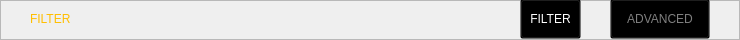
   <widget class="QFrame" name="top_bar">
    <property name="geometry">
     <rect>
      <x>0</x>
      <y>40</y>
      <width>740</width>
      <height>40</height>
     </rect>
    </property>
    <property name="styleSheet">
     <string notr="true">QLabel{
	background: transparent;
	color: #ffbe00;
	font: 23px &quot;Lato Light&quot;
}
QPushButton {
	color: #7f7f7f;
    background-color: transparent;
	font: 17px &quot;Lato Black&quot;
}
QPushButton:checked {
 	color: #ffffff;
}</string>
    </property>
    <property name="frameShape">
     <enum>QFrame::StyledPanel</enum>
    </property>
    <property name="frameShadow">
     <enum>QFrame::Raised</enum>
    </property>
    <widget class="QLabel" name="current_tab">
     <property name="geometry">
      <rect>
       <x>30</x>
       <y>-2</y>
       <width>271</width>
       <height>41</height>
      </rect>
     </property>
     <property name="text">
      <string>FILTER</string>
     </property>
     <property name="alignment">
      <set>Qt::AlignLeading|Qt::AlignLeft|Qt::AlignVCenter</set>
     </property>
    </widget>
    <widget class="QPushButton" name="filter_tab_bt">
     <property name="geometry">
      <rect>
       <x>520</x>
       <y>-1</y>
       <width>61</width>
       <height>40</height>
      </rect>
     </property>
     <property name="styleSheet">
      <string notr="true"/>
     </property>
     <property name="text">
      <string>FILTER</string>
     </property>
     <property name="checkable">
      <bool>true</bool>
     </property>
     <property name="checked">
      <bool>true</bool>
     </property>
     <property name="autoExclusive">
      <bool>true</bool>
     </property>
    </widget>
    <widget class="QPushButton" name="advanced_tab_bt">
     <property name="geometry">
      <rect>
       <x>610</x>
       <y>-1</y>
       <width>100</width>
       <height>40</height>
      </rect>
     </property>
     <property name="text">
      <string>ADVANCED</string>
     </property>
     <property name="checkable">
      <bool>true</bool>
     </property>
     <property name="autoExclusive">
      <bool>true</bool>
     </property>
    </widget>
   </widget>
